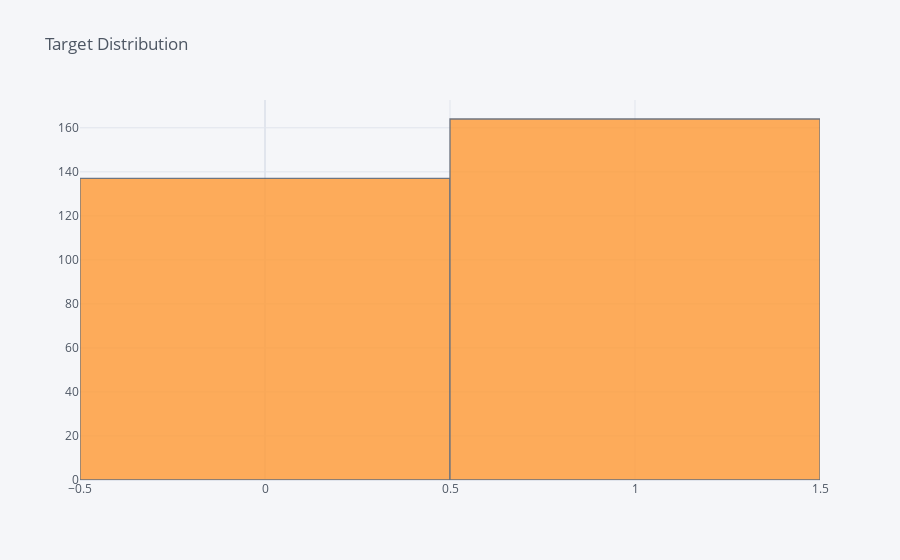

The notebook cell this image was saved under:
### Markdown cell above
**Continuous Attribute Description**:
1. Most patients are in the age range of 55-59
2. [Diastolic (resting) blood pressure](https://www.heart.org/en/health-topics/high-blood-pressure/understanding-blood-pressure-readings) indicates how much pressure your blood is exerting against your artery walls while the heart is resting between beats. When a person has a diastolic blood pressure of more than 80 mm Hg, it indicates that the person has high blood pressure (hypertension). It appears that **a lot of patients have high blood pressure** so it shows that there are **many patients who have a risk of heart disease**
3. Cholesterol?
4. Max heart rate achieved?
5. ST Depression?

### Code cell
data['target'].iplot(kind='hist', subplots=True, title='Target Distribution')

### Figure 1 — Plotly figure (JSON) as saved in the notebook; plotly's stock layout.template omitted (floating-point values rounded to 4 significant figures; data arrays with more than 128 entries replaced by an {"elided": "..."} marker saying what was removed)
{"data": [{"opacity": 0.8, "orientation": "v", "yaxis": "y", "histnorm": "", "xaxis": "x", "histfunc": "count", "marker": {"color": "rgba(255, 153, 51, 1.0)", "line": {"color": "#4D5663", "width": 1.3}}, "x": {"elided": "301 int values"}, "type": "histogram", "name": "target"}], "layout": {"xaxis": {"tickfont": {"color": "#4D5663"}, "domain": [0, 1], "title": {"text": "", "font": {"color": "#4D5663"}}, "showgrid": true, "zerolinecolor": "#E1E5ED", "gridcolor": "#E1E5ED", "anchor": "y"}, "title": {"text": "Target Distribution", "font": {"color": "#4D5663"}}, "paper_bgcolor": "#F5F6F9", "plot_bgcolor": "#F5F6F9", "yaxis": {"tickfont": {"color": "#4D5663"}, "domain": [0, 1], "title": {"text": "", "font": {"color": "#4D5663"}}, "showgrid": true, "zerolinecolor": "#E1E5ED", "gridcolor": "#E1E5ED", "anchor": "x"}, "barmode": "overlay", "legend": {"bgcolor": "#F5F6F9", "font": {"color": "#4D5663"}}}}
